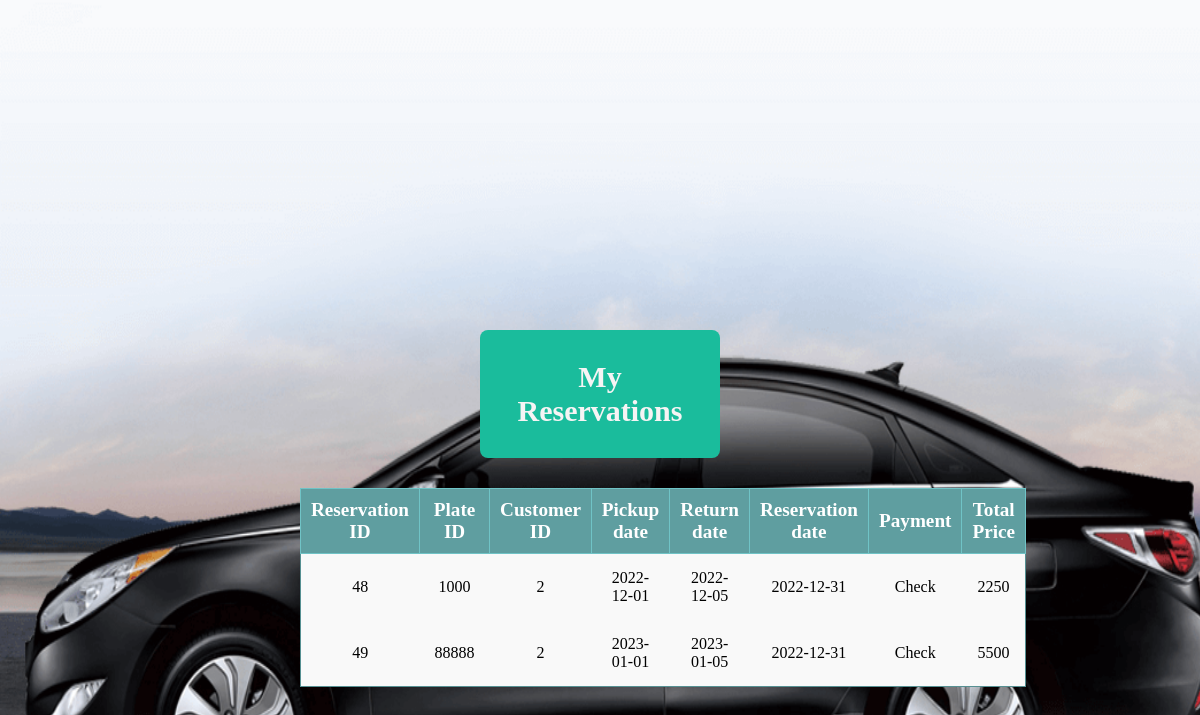
/Codes/myreservations.php (signed in), run on the app's committed database.
### tables this page shows
CREATE TABLE `reservation` (
  `reserve_id` int(11) NOT NULL,
  `plate_id` int(11) DEFAULT NULL,
  `customer_id` int(11) DEFAULT NULL,
  `pickup_date` date DEFAULT NULL,
  `return_date` date DEFAULT NULL,
  `payment` varchar(255) DEFAULT NULL,
  `reserve_date` date DEFAULT current_timestamp(),
  `total_price` int(11) NOT NULL
);

### Codes/myreservations.php (the view, shortened to what this page needs)
<!DOCTYPE html>
<?php require_once("functions.php");
$cusname= $_SESSION['name'];
$idquery="SELECT customer_id FROM customer WHERE name='$cusname' ";
$resu = mysqli_query($conn, $idquery);
$admin = mysqli_fetch_assoc($resu);
$customer_id=$admin['customer_id'];
$sql = "SELECT r.reserve_id as res_id ,r.plate_id as plate_id , r.customer_id as cus_id ,
r.pickup_date as pickup_date ,r.return_date as return_date , r.payment as payment , r.reserve_date as reserve_date , r.total_price as total_price
 FROM reservation r where r.customer_id='$customer_id'
 ";
$sql .= " ORDER BY reserve_id";
$rs = mysqli_query($conn,$sql) or die(mysqli_connect_error());
$rows = mysqli_fetch_array($rs);
?>
<html>
    <head>
        <link rel="stylesheet" href="style1.css">
    </head>
    <body>
        <div id="ph">
            <div id="phin">
                <h2>My Reservations</h2>
            </div>
        </div>
        <div id="card1">
            <div id="container">
                <?php if($numrows=mysqli_num_rows($rs)) { ?>
                <table border="1" cellpadding="2" cellspacing="2" class="restbl">
                        <tr>
                            <th scope="col" class="rescol">Reservation ID</th>
                            <th scope="col" class="rescol">Plate ID</th>
                            <th scope="col" class="rescol">Customer ID</th>
                            <th scope="col" class="rescol">Pickup date</th>
                            <th scope="col" class="rescol">Return date</th>
                           <th scope="col" class="rescol">Reservation date</th>
                            <th scope="col" class="rescol">Payment</th>
                            <th scope="col" class="rescol">Total Price </th>
                        </tr>
                        <?php do { ?>
                        <tr>
                            <td><?php echo $rows['res_id']; ?></td>
                            <td><?php echo $rows['plate_id']; ?></td>
                            <td><?php echo $rows['cus_id']; ?></td>
                            <td><?php echo $rows['pickup_date']; ?></td>
                            <td><?php echo $rows['return_date']; ?></td>
                             <td><?php echo $rows['reserve_date']; ?></td>
                            <td><?php echo $rows['payment']; ?></td>
                            <td><?php echo $rows['total_price']; ?></td>
                        </tr>
                        <?php }while($rows = mysqli_fetch_array($rs)); ?>
                </table>
                <?php } ?>
            </div>
        </div>
</body>
</html>

### Codes/style1.css (style rules this page uses)
html { background-color: #fcfcfc; }
h2 { width: 30%; margin: 30px auto; padding: 30px; text-align: center; background:#1abc9c; border: #B0C4DE; border-radius: 8px; color: rgb(246, 244, 244); font-size: 30px; font-weight: bold; }
table { margin:15px auto; width: 70%; border-collapse:separate; border: 1px solid #5F9EA0; background-color: #f9f9f9; padding: 4px; }
.restbl { margin:20px auto; width: 80%; border-collapse:collapse; padding: 1px; border: 1px solid #569092; border-radius: 8px; background-color: #f9f9f9; }
.restbl td { border-collapse:collapse; padding: 15px; border: 1px #70c3c6; background-color: #f9f9f9; }
.rescol { border: 1px solid #70c3c6 ; padding: 10px; background-color: #5F9EA0; color: white; }
td { text-align: center; font-size: medium; border:none; background-color: #f8f8f8; padding: 8px; color:black; }

### Codes/myreservations.php (style rules this page uses)
body { margin: 0px; padding: 300px; font-size: 120%; background-image: url("pag.png"); background-repeat: no-repeat; background-size: 1550px 1050px; }

### data on the page
reservation: reserve_id "48", plate "1000", customer "2", pickup_date "2022-12-01", return_date "2022-12-05", reserve_date "2022-12-31", payment "Check", total_price "2250"
reservation: reserve_id "49", plate "88888", customer "2", pickup_date "2023-01-01", return_date "2023-01-05", reserve_date "2022-12-31", payment "Check", total_price "5500"
